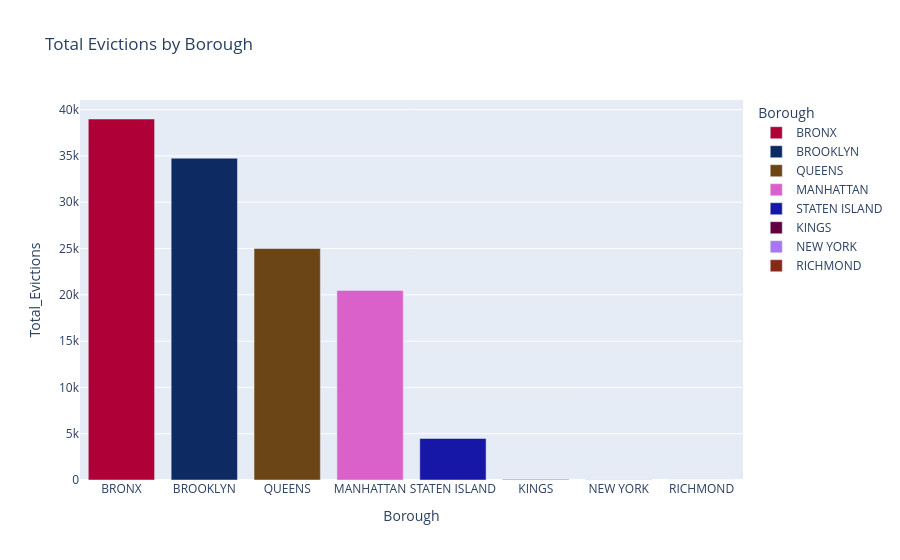

The code cell stored with this chart in its notebook:
### Markdown cell above
# Part 4: Visualization

### Code cell
# sample visualiztion
fig = px.bar(
    eviction_by_borough,
    x="borough",
    y="total_evictions",
    title="Total Evictions by Borough",
    labels={"total_evictions": "Total_Evictions", "borough": "Borough"},
    color="borough",
    color_discrete_sequence=px.colors.qualitative.Dark24_r,
    category_orders={
        "borough": eviction_by_borough.sort_values("total_evictions", ascending=False)["borough"]
    },
)

fig.show()

### Figure 1 — Plotly figure (JSON) as saved in the notebook; plotly's stock layout.template omitted (floating-point values rounded to 4 significant figures)
{"data": [{"hovertemplate": "Borough=%{x}<br>Total_Evictions=%{y}<extra></extra>", "legendgroup": "BRONX", "marker": {"color": "#AF0038", "pattern": {"shape": ""}}, "name": "BRONX", "orientation": "v", "showlegend": true, "textposition": "auto", "type": "bar", "x": ["BRONX"], "xaxis": "x", "y": [38983], "yaxis": "y"}, {"hovertemplate": "Borough=%{x}<br>Total_Evictions=%{y}<extra></extra>", "legendgroup": "BROOKLYN", "marker": {"color": "#0D2A63", "pattern": {"shape": ""}}, "name": "BROOKLYN", "orientation": "v", "showlegend": true, "textposition": "auto", "type": "bar", "x": ["BROOKLYN"], "xaxis": "x", "y": [34748], "yaxis": "y"}, {"hovertemplate": "Borough=%{x}<br>Total_Evictions=%{y}<extra></extra>", "legendgroup": "QUEENS", "marker": {"color": "#6C4516", "pattern": {"shape": ""}}, "name": "QUEENS", "orientation": "v", "showlegend": true, "textposition": "auto", "type": "bar", "x": ["QUEENS"], "xaxis": "x", "y": [24999], "yaxis": "y"}, {"hovertemplate": "Borough=%{x}<br>Total_Evictions=%{y}<extra></extra>", "legendgroup": "MANHATTAN", "marker": {"color": "#DA60CA", "pattern": {"shape": ""}}, "name": "MANHATTAN", "orientation": "v", "showlegend": true, "textposition": "auto", "type": "bar", "x": ["MANHATTAN"], "xaxis": "x", "y": [20472], "yaxis": "y"}, {"hovertemplate": "Borough=%{x}<br>Total_Evictions=%{y}<extra></extra>", "legendgroup": "STATEN ISLAND", "marker": {"color": "#1616A7", "pattern": {"shape": ""}}, "name": "STATEN ISLAND", "orientation": "v", "showlegend": true, "textposition": "auto", "type": "bar", "x": ["STATEN ISLAND"], "xaxis": "x", "y": [4480], "yaxis": "y"}, {"hovertemplate": "Borough=%{x}<br>Total_Evictions=%{y}<extra></extra>", "legendgroup": "KINGS", "marker": {"color": "#620042", "pattern": {"shape": ""}}, "name": "KINGS", "orientation": "v", "showlegend": true, "textposition": "auto", "type": "bar", "x": ["KINGS"], "xaxis": "x", "y": [43], "yaxis": "y"}, {"hovertemplate": "Borough=%{x}<br>Total_Evictions=%{y}<extra></extra>", "legendgroup": "NEW YORK", "marker": {"color": "#A777F1", "pattern": {"shape": ""}}, "name": "NEW YORK", "orientation": "v", "showlegend": true, "textposition": "auto", "type": "bar", "x": ["NEW YORK"], "xaxis": "x", "y": [27], "yaxis": "y"}, {"hovertemplate": "Borough=%{x}<br>Total_Evictions=%{y}<extra></extra>", "legendgroup": "RICHMOND", "marker": {"color": "#862A16", "pattern": {"shape": ""}}, "name": "RICHMOND", "orientation": "v", "showlegend": true, "textposition": "auto", "type": "bar", "x": ["RICHMOND"], "xaxis": "x", "y": [2], "yaxis": "y"}], "layout": {"barmode": "relative", "legend": {"title": {"text": "Borough"}, "tracegroupgap": 0}, "title": {"text": "Total Evictions by Borough"}, "xaxis": {"anchor": "y", "categoryarray": ["BRONX", "BROOKLYN", "QUEENS", "MANHATTAN", "STATEN ISLAND", "KINGS", "NEW YORK", "RICHMOND"], "categoryorder": "array", "domain": [0, 1], "title": {"text": "Borough"}}, "yaxis": {"anchor": "x", "domain": [0, 1], "title": {"text": "Total_Evictions"}}}}
